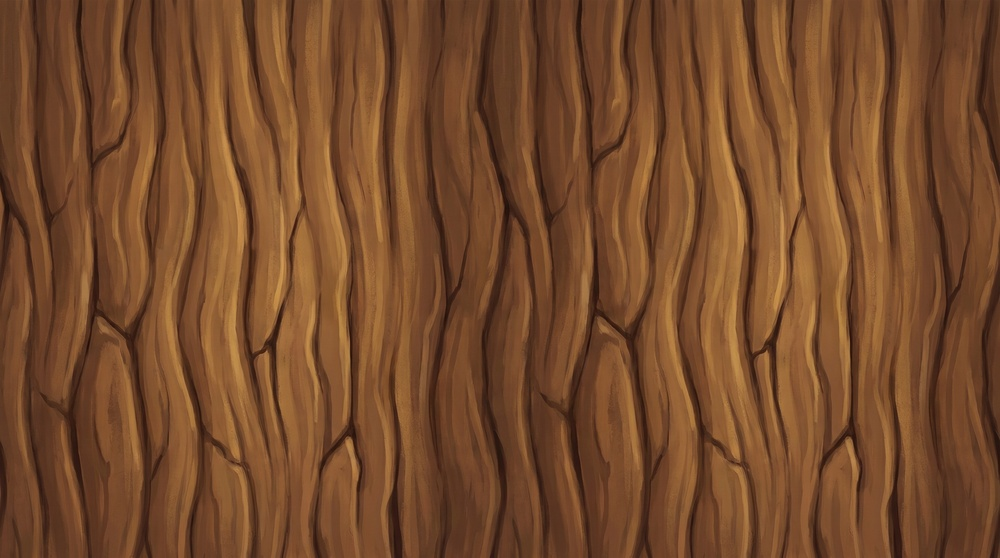
#> input picture assets/textures-src/bark-src.jpg, 1000 x 558 px, shrunk from 2752 x 1536 before the run
$ python grade.py ../../assets/textures-src/bark-src.jpg out.png ../../assets/textures-src/floor-src.jpg
#> lines starting #> are read from the running program, lines starting #| are printed output that depends on the picture; after the words box and inside, x2 and y2 are one past the last pixel; in counts of white or black regions, pixels touching at a corner belong together
# Grade the hero body texture toward concept 6: richer mustard sweater, warmer lighter leather, olive pants. Soft hue masks.
import sys,numpy as np
from PIL import Image
im=np.array(Image.open(sys.argv[1]).convert('RGB')).astype(np.float32)/255
mx=im.max(2);mn=im.min(2);d=np.maximum(mx-mn,1e-6);r,g,b=im[...,0],im[...,1],im[...,2]
#> after `mx = im.max(2)`:
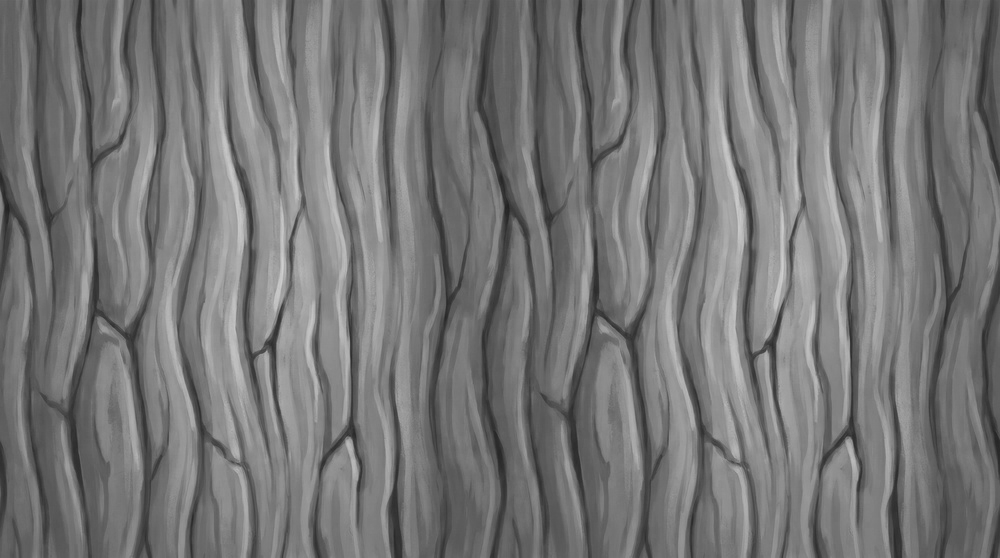
#> mx: shape (558, 1000) float32; min 0.133, max 0.816, mean 0.463
#> after `mn = im.min(2)`:
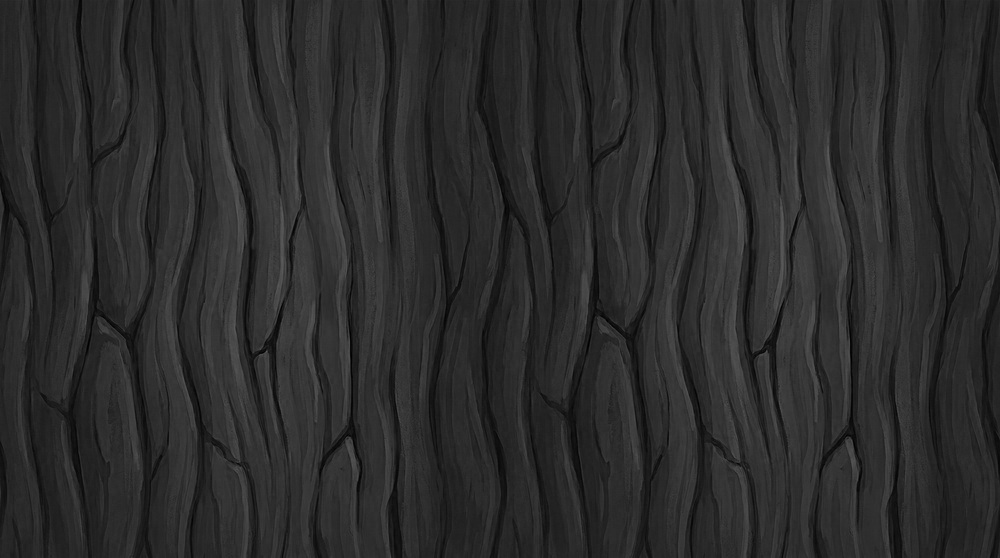
#> mn: shape (558, 1000) float32; min 0, max 0.365, mean 0.171
#> after `d = np.maximum(mx - mn, 1e-06)`:
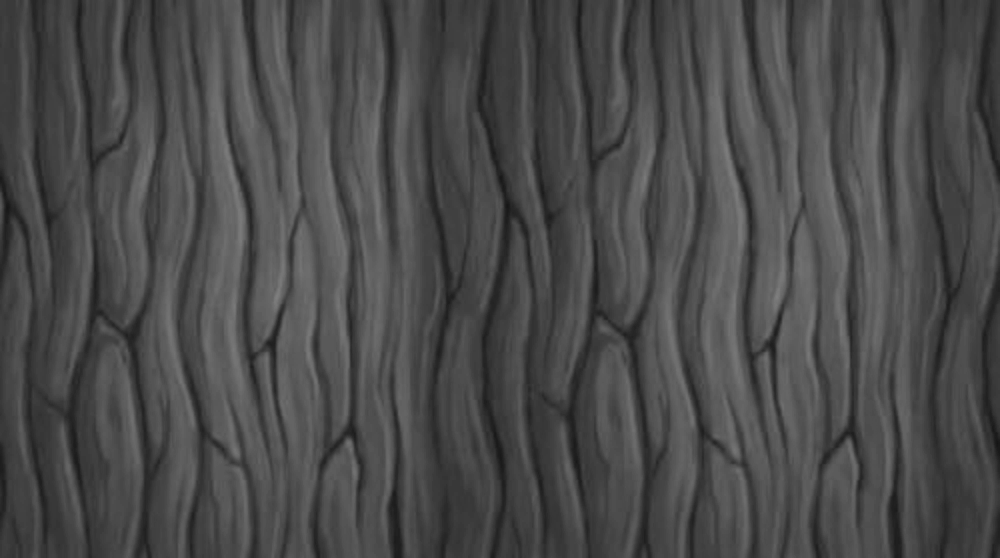
#> d: shape (558, 1000) float32; min 0.0784, max 0.494, mean 0.293
h=np.where(mx==r,((g-b)/d)%6,np.where(mx==g,(b-r)/d+2,(r-g)/d+4))*60;s=np.where(mx>0,(mx-mn)/np.maximum(mx,1e-6),0);v=mx
#> after `h = np.where(mx == r, (g - b) / d % 6, np.where(mx == g, (b - r) / d +`:
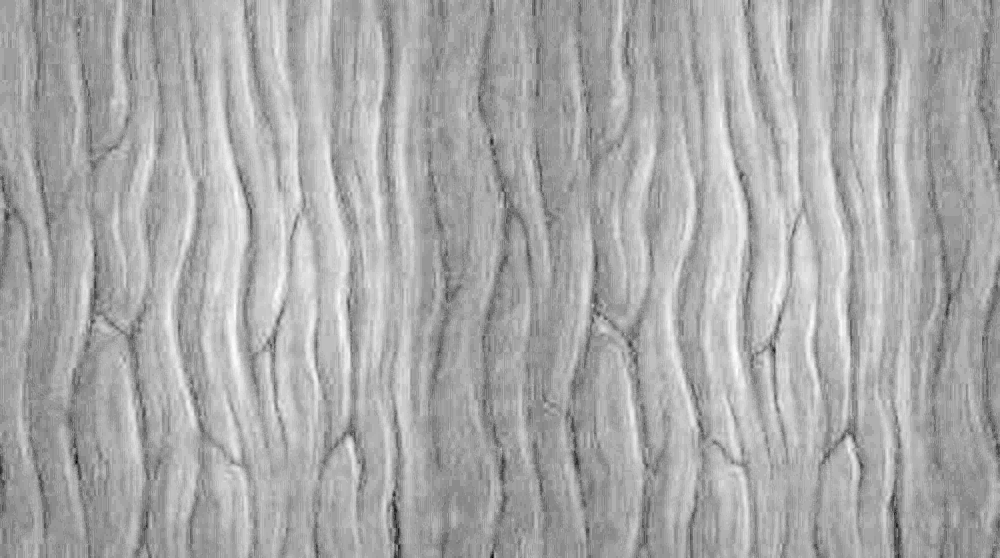
#> h: shape (558, 1000) float32; min 2.07, max 35.48, mean 24.3; drawn with min black and max white
#> after `s = np.where(mx > 0, (mx - mn) / np.maximum(mx, 1e-06), 0)`:
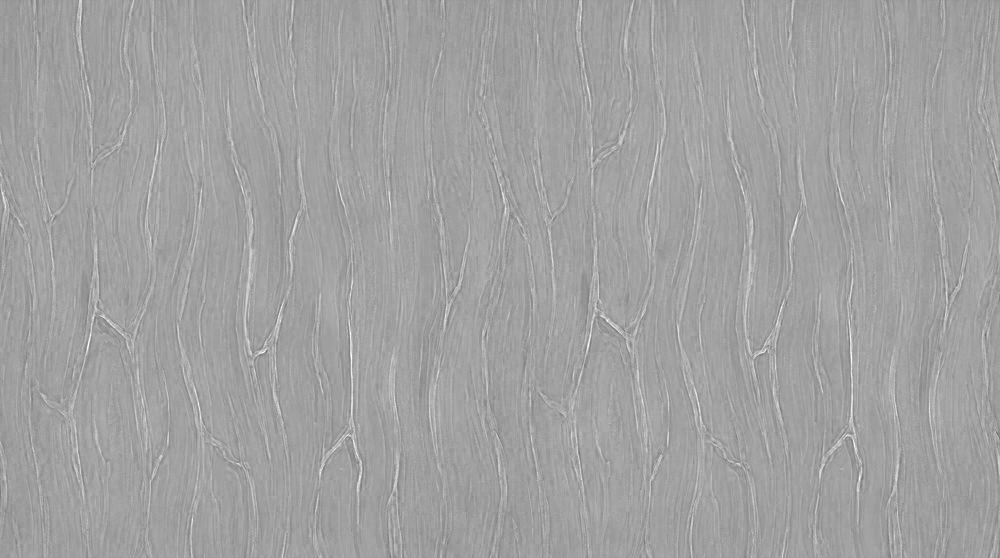
#> s: shape (558, 1000) float32; min 0.433, max 1, mean 0.633
def band(x,a,b,f):return np.clip(np.minimum((x-a+f)/f,(b+f-x)/f),0,1)
#> called with a = 8, b = 28, f = 4
skin=band(h,8,28,4)*band(s,.15,.42,.06)*band(v,.6,1,.08)   # keep skin as is
sw=band(h,28,52,5)*band(s,.3,1,.08)*band(v,.35,1,.1)*(1-skin)
#> in band (call 5), `def band(x,a,b,f):return np.clip(np.minimum((x-a+f)/f,(b+f-x)/f),0,1)`: returned value: shape (558, 1000) float32; every value is 1
pa=band(h,58,130,8)*band(s,.15,1,.06)
#> in band (call 7), `def band(x,a,b,f):return np.clip(np.minimum((x-a+f)/f,(b+f-x)/f),0,1)`: returned value: shape (558, 1000) float32; every value is 0
#> in band (call 8), `def band(x,a,b,f):return np.clip(np.minimum((x-a+f)/f,(b+f-x)/f),0,1)`:
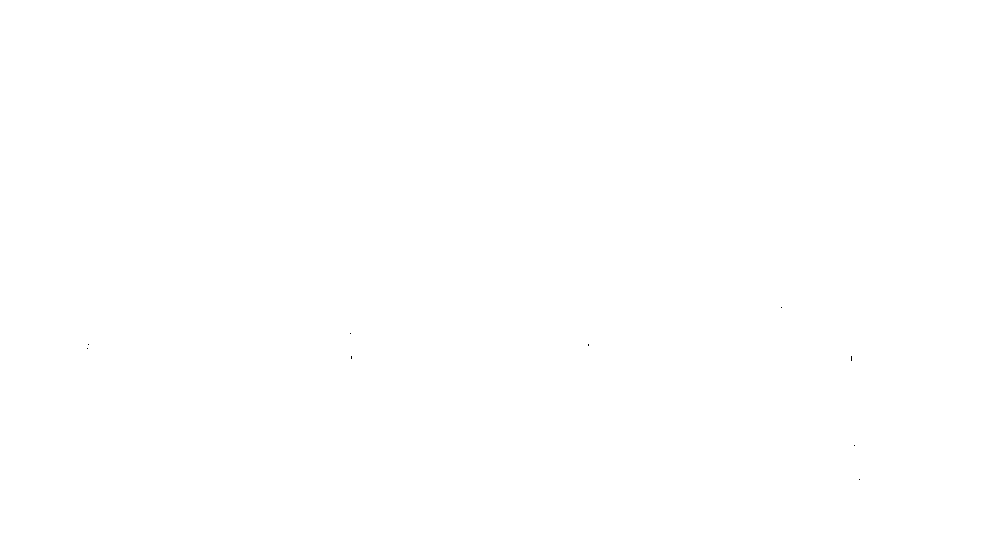
#> returned value: shape (558, 1000) float32; values 1 (black) and 1 (white), 100% white; black in thin lines or dots, all inside (x1, y1, x2, y2) = (87, 307, 860, 480)
br=band(h,3,28,4)*band(s,.35,1,.08)*band(v,.08,.62,.08)*(1-skin)
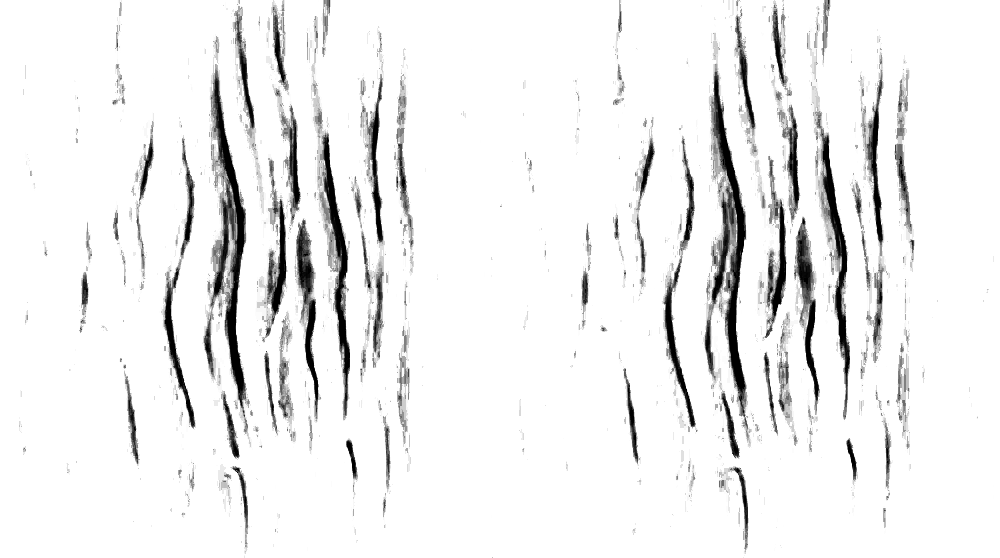
#> br: shape (558, 1000) float32; min 0, max 1, mean 0.935
#> (the run stopped early here; a loop or call above may not have finished)

$ run again, on assets/textures-src/forest-bg-day-src.jpg
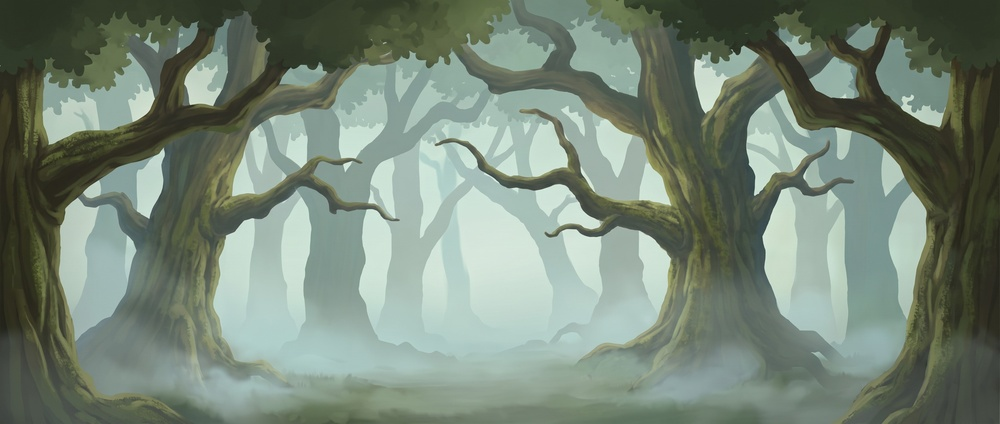
#> input picture assets/textures-src/forest-bg-day-src.jpg, 1000 x 424 px, shrunk from 3168 x 1344 before the run
#> in band, `def band(x,a,b,f):return np.clip(np.minimum((x-a+f)/f,(b+f-x)/f),0,1)`:
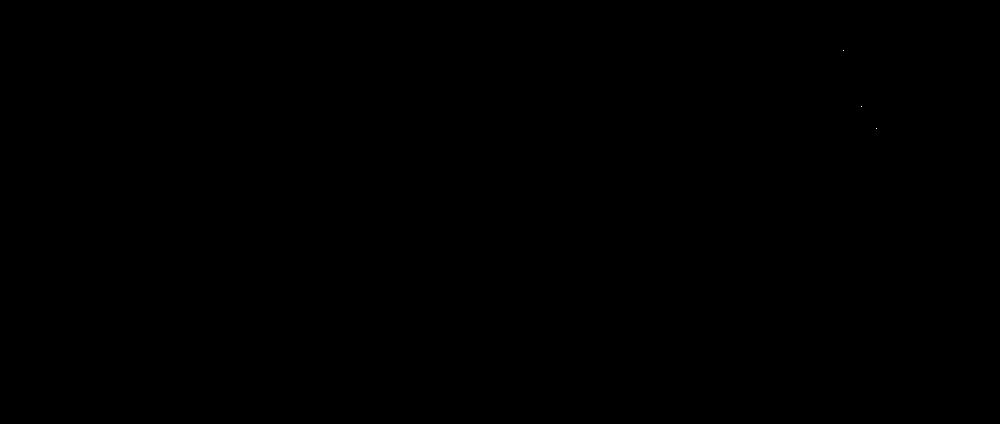
#> returned value: shape (424, 1000) float32; values 0 (black) and 1 (white), 0% white in thin lines or dots, all inside (x1, y1, x2, y2) = (843, 50, 877, 129)
#> skin: shape (424, 1000) float32; every value is 0
#> in band (call 11), `def band(x,a,b,f):return np.clip(np.minimum((x-a+f)/f,(b+f-x)/f),0,1)`:
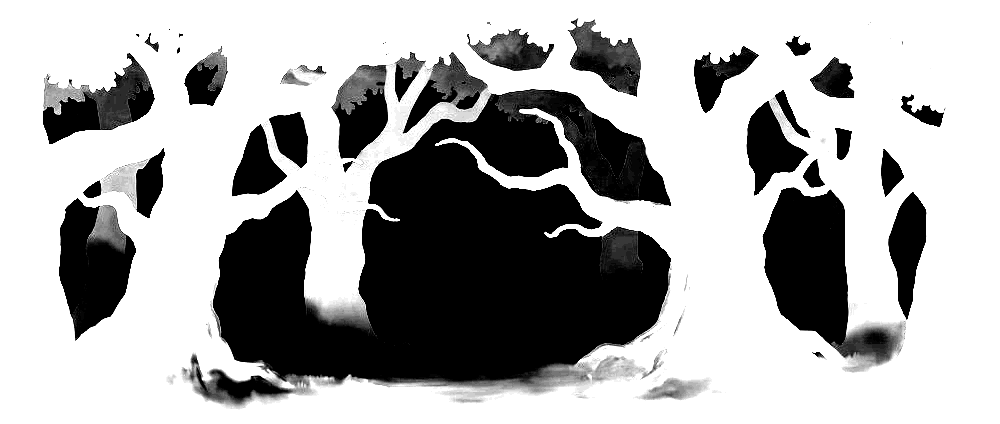
#> returned value: shape (424, 1000) float32; min 0, max 1, mean 0.671

$ run again, on assets/textures-src/ground-src.jpg
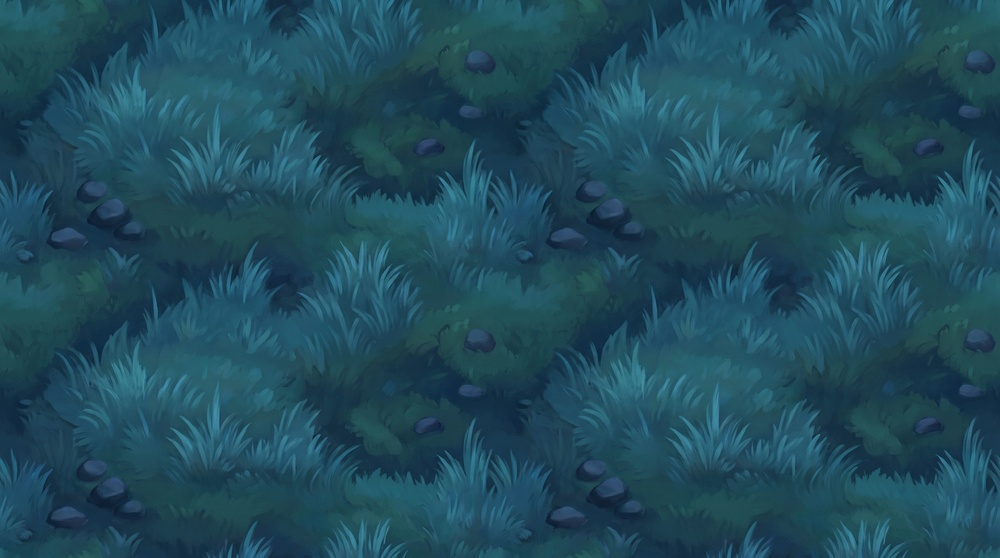
#> input picture assets/textures-src/ground-src.jpg, 1000 x 558 px, shrunk from 2752 x 1536 before the run
#> `s = np.where(mx > 0, (mx - mn) / np.maximum(mx, 1e-06), 0)`:
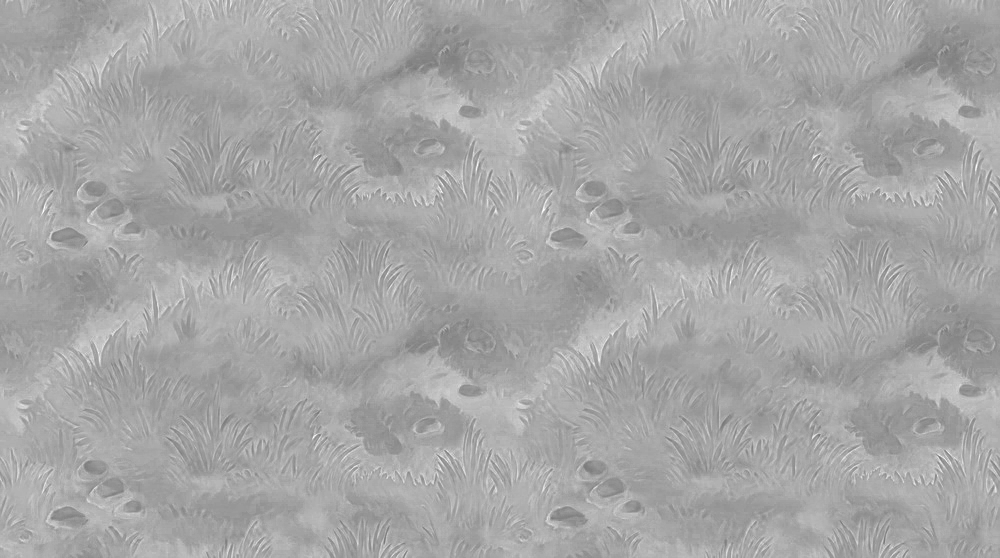
#> s: shape (558, 1000) float32; min 0.457, max 1, mean 0.653
#> in band (call 6), `def band(x,a,b,f):return np.clip(np.minimum((x-a+f)/f,(b+f-x)/f),0,1)`:
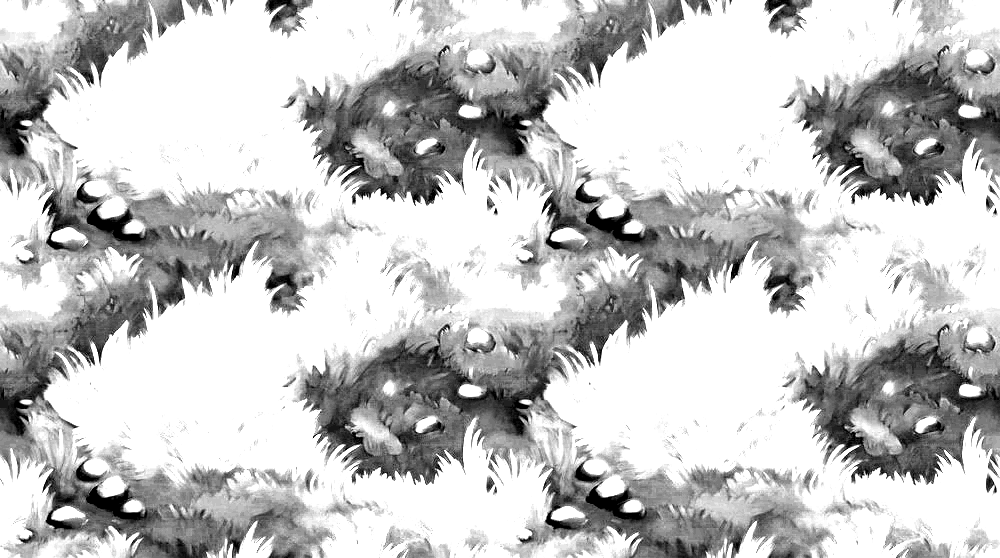
#> returned value: shape (558, 1000) float32; min 0, max 1, mean 0.77
